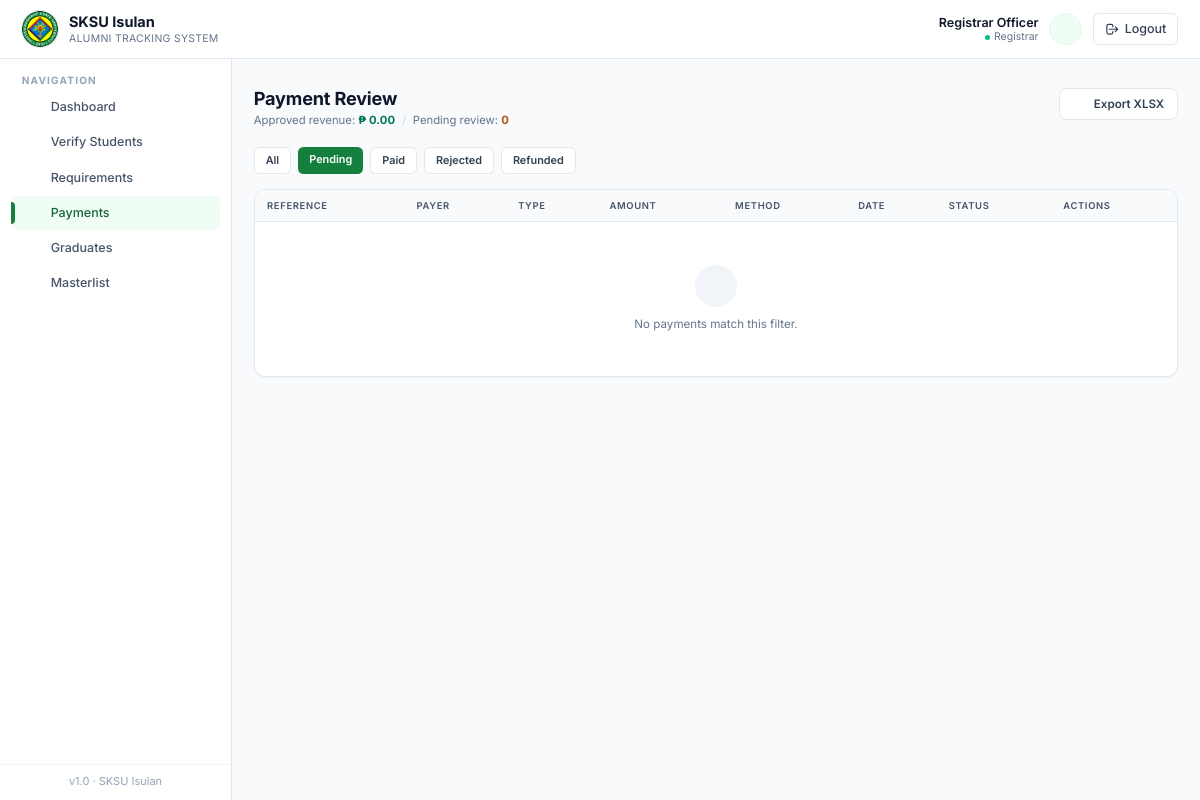
Page /pages/registrar/payments.php (signed in) on the earlier database version.
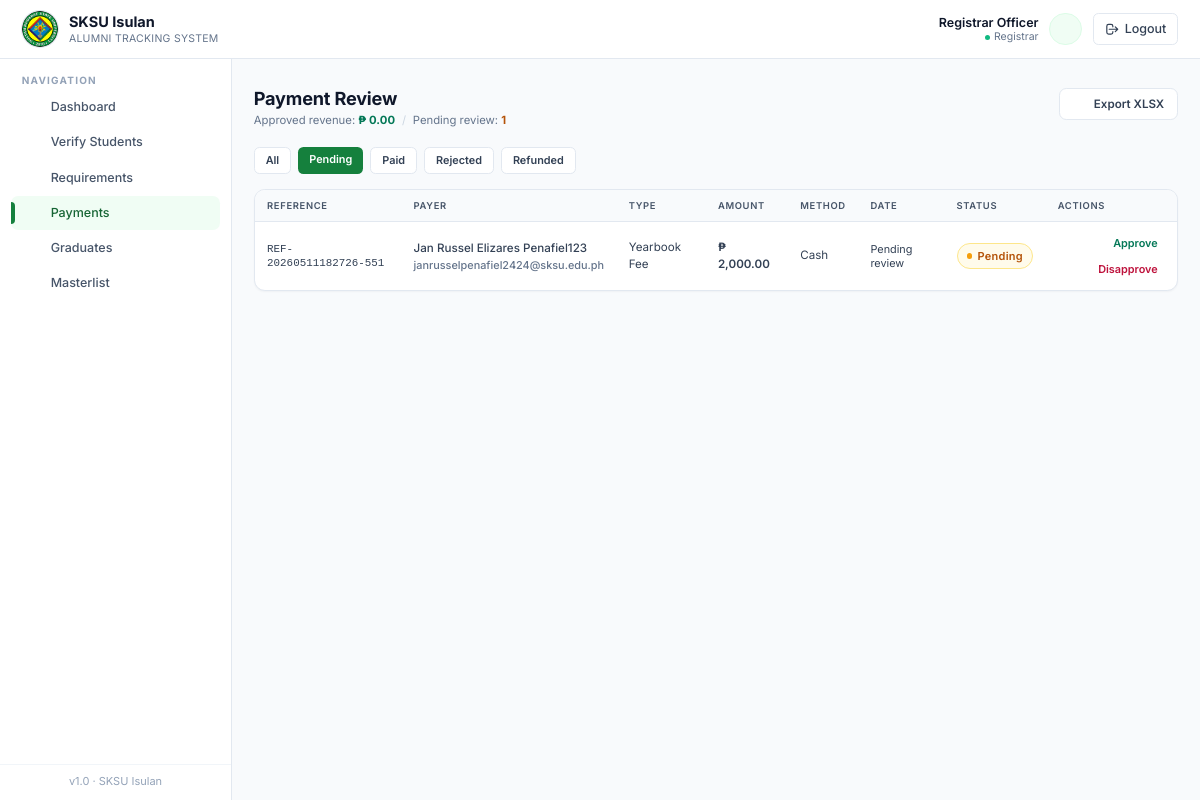
Same page on the later database version.
### tables this page shows
CREATE TABLE `payments` (
  `id` int(11) NOT NULL,
  `user_id` int(11) NOT NULL,
  `payment_type` enum('Yearbook Fee','Graduation Fee','Donation','Other') NOT NULL,
  `amount` decimal(10,2) NOT NULL,
  `reference_no` varchar(50) NOT NULL,
  `payment_method` enum('Cash','GCash','Bank Transfer') DEFAULT 'Cash',
  `status` enum('paid','pending','refunded') DEFAULT 'paid',
  `remarks` text DEFAULT NULL,
  `paid_at` datetime DEFAULT current_timestamp()
);

CREATE TABLE `users` (
  `id` int(11) NOT NULL,
  `full_name` varchar(150) NOT NULL,
  `email` varchar(150) NOT NULL,
  `password` varchar(255) NOT NULL,
  `role` enum('student','registrar','alumni','admin') NOT NULL DEFAULT 'student',
  `contact` varchar(30) DEFAULT NULL,
  `address` varchar(255) DEFAULT NULL,
  `status` enum('active','inactive') DEFAULT 'active',
  `created_at` datetime DEFAULT current_timestamp()
);

### includes/db.php (called while the page is built, shortened)
<?php
function db_select($conn, $sql, $types = '', $params = []) {
    $stmt = mysqli_prepare($conn, $sql);
    if (!empty($params)) {
        mysqli_stmt_bind_param($stmt, $types, ...$params);
    }
    mysqli_stmt_execute($stmt);
    $result = mysqli_stmt_get_result($stmt);
    $rows = [];
    while ($row = mysqli_fetch_assoc($result)) {
        $rows[] = $row;
    }
    return $rows;
}
function db_select_one($conn, $sql, $types = '', $params = []) {
    $rows = db_select($conn, $sql, $types, $params);
    return $rows[0] ?? null;
}
function e($value) {
    return htmlspecialchars((string)$value, ENT_QUOTES, 'UTF-8');
}

### includes/options.php (called while the page is built, shortened)
<?php
function app_payment_status_options(): array {
    return ['pending', 'paid', 'rejected', 'refunded'];
}

### pages/registrar/payments.php (the view, shortened to what the changed rows need)
<?php
require_once __DIR__ . '/../../includes/auth.php';
require_once __DIR__ . '/../../includes/helpers.php';
$status_filter = $_GET['status'] ?? 'pending';
$valid_filters = array_merge(['all'], app_payment_status_options());
$conds = ['1'];
$types = '';
$params = [];
if ($status_filter !== 'all') {
    $conds[] = 'p.status=?';
    $types .= 's';
    $params[] = $status_filter;
}
$where = implode(' AND ', $conds);
$all_rows = db_select($conn,
    "SELECT p.*, u.full_name, u.email
     FROM payments p
     JOIN users u ON u.id=p.user_id
     WHERE $where
     ORDER BY CASE p.status WHEN 'pending' THEN 0 WHEN 'paid' THEN 1 WHEN 'rejected' THEN 2 ELSE 3 END, p.id DESC",
    $types,
    $params
);
$total = db_select_one($conn, "SELECT COALESCE(SUM(amount),0) AS s FROM payments WHERE status='paid'");
$pending_count = db_count($conn, 'payments', "status='pending'");
include __DIR__ . '/../../templates/header.php';
include __DIR__ . '/../../templates/sidebar.php';
?>
<main class="flex-1 px-4 sm:px-6 py-8">
  <div class="page-head">
    <div>
      <h1>Payment Review</h1>
      <p class="subtitle">
        Approved revenue: <span class="font-bold text-emerald-700"><?= fmt_money($total['s']) ?></span>
        <span class="mx-1 text-ink-300">/</span>
        Pending review: <span class="font-bold text-amber-700"><?= (int)$pending_count ?></span>
      </p>
    </div>
    <a href="<?= APP_URL ?>/actions/export_payments.php" class="btn-secondary">
      <?= icon('document','w-4 h-4') ?>
      Export XLSX
    </a>
  </div>
  <div class="mb-4 flex gap-2 flex-wrap">
    <?php foreach ($valid_filters as $filter):
      $active = $filter === $status_filter;
      $label = $filter === 'all' ? 'All' : ucfirst($filter);
    ?>
      <a href="?status=<?= e($filter) ?>" class="px-3 py-1.5 rounded-md text-xs font-semibold transition <?= $active ? 'bg-crimson-700 text-white' : 'bg-white text-ink-700 border border-ink-200 hover:bg-ink-50' ?>"><?= e($label) ?></a>
    <?php endforeach; ?>
  </div>
  <div class="table-wrap has-pagination overflow-x-auto">
    <table class="table-clean">
      <thead>
        <tr>
          <th class="pl-6">Reference</th>
          <th>Payer</th>
          <th>Type</th>
          <th>Amount</th>
          <th>Method</th>
          <th>Date</th>
          <th>Status</th>
          <th class="pr-6 text-right">Actions</th>
        </tr>
      </thead>
      <tbody>
        <?php foreach ($rows as $p): ?>
          <tr>
            <td class="pl-6 font-mono text-xs text-ink-600" data-label="Reference"><?= e($p['reference_no']) ?></td>
            <td class="font-medium text-ink-900" data-label="Payer">
              <div><?= e($p['full_name']) ?></div>
              <div class="text-xs text-ink-500"><?= e($p['email']) ?></div>
            </td>
            <td class="text-ink-700" data-label="Type"><?= e($p['payment_type']) ?></td>
            <td class="font-semibold text-ink-900" data-label="Amount"><?= fmt_money($p['amount']) ?></td>
            <td class="text-ink-600" data-label="Method"><?= e($p['payment_method']) ?></td>
            <td class="text-xs text-ink-500" data-label="Date"><?= $p['paid_at'] ? fmt_datetime($p['paid_at']) : ($p['status'] === 'pending' ? 'Pending review' : 'Not approved') ?></td>
            <td data-label="Status"><?= status_badge($p['status']) ?></td>
            <td class="pr-6 text-right" data-label="Actions">
              <?php if ($p['status'] === 'pending'): ?>
                <div class="inline-flex gap-1 flex-wrap justify-end">
                  <form action="<?= APP_URL ?>/actions/registrar_update_payment.php" method="post" class="inline">
                    <button type="submit" data-confirm="Approve this payment and mark it paid?" class="text-xs font-semibold text-emerald-700 hover:bg-emerald-50 px-2 py-1 rounded-md">Approve</button>
                  </form>
                  <form action="<?= APP_URL ?>/actions/registrar_update_payment.php" method="post" class="inline">
                    <button type="submit" data-confirm="Disapprove this payment?" data-confirm-button="Disapprove" class="text-xs font-semibold text-rose-700 hover:bg-rose-50 px-2 py-1 rounded-md">Disapprove</button>
                  </form>
                </div>
              <?php elseif ($p['status'] === 'paid'): ?>
                <a href="<?= APP_URL ?>/actions/receipt.php?id=<?= (int)$p['id'] ?>" target="_blank" class="text-xs font-semibold text-crimson-700 hover:bg-crimson-50 px-2 py-1 rounded-md">Receipt</a>
              <?php else: ?>
                <span class="text-xs text-ink-400">Reviewed</span>
              <?php endif; ?>
            </td>
          </tr>
        <?php endforeach; ?>
        <?php if (empty($rows)): ?>
          <tr><td colspan="8"><div class="empty-state">
            <div class="empty-icon"><?= icon('cash','w-5 h-5') ?></div>
            <div>No payments match this filter.</div>
          </div></td></tr>
        <?php endif; ?>
      </tbody>
    </table>
  </div>
</main>
<?php include __DIR__ . '/../../templates/footer.php'; ?>

### includes/icons.php (shortened to what the changed rows need)
<?php
function icon($name, $class = 'w-5 h-5') {
    $svg = $paths[$name] ?? $paths['document'];
    return '<svg xmlns="http://www.w3.org/2000/svg" class="' . htmlspecialchars($class, ENT_QUOTES) . '" fill="none" stroke="currentColor" viewBox="0 0 24 24">' . $svg . '</svg>';
}

### templates/sidebar.php (shortened to what the changed rows need)
<?php
$role = current_role();
$nav = [];
if ($role === 'student') {
    $nav = [
        ['Dashboard',         'pages/student/dashboard.php',    'home'],
        ['My Profile',        'pages/student/profile.php',      'user'],
        ['Requirements',      'pages/student/requirements.php', 'folder'],
        ['Schedules',         'pages/student/schedules.php',    'calendar'],
        ['Payments',          'pages/student/payments.php',     'cash'],
        ['Announcements',     'pages/student/announcements.php','megaphone'],
    ];
} elseif ($role === 'registrar') {
    $nav = [
        ['Dashboard',         'pages/registrar/dashboard.php',     'home'],
        ['Verify Students',   'pages/registrar/verify.php',        'check-circle'],
        ['Requirements',      'pages/registrar/requirements.php',  'folder'],
        ['Payments',          'pages/registrar/payments.php',      'cash'],
        ['Graduates',         'pages/registrar/graduates.php',     'cap'],
        ['Masterlist',        'pages/registrar/masterlist.php',    'list'],
    ];
}
?>
<aside id="sidebar" class="hidden md:block w-64 fixed top-16 left-0 bottom-0 z-20" style="left: max(0px, calc((100vw - 1400px) / 2));">
  <div class="bg-white border-r border-ink-200 h-full flex flex-col overflow-hidden">
    <nav class="p-3 flex-1 overflow-hidden min-h-0">
      <div class="space-y-0.5">
        <?php foreach ($nav as [$label, $path, $iconName]):
            $active = strpos($_SERVER['PHP_SELF'], basename($path)) !== false; ?>
          <a href="<?= APP_URL . '/' . $path ?>"
             class="group relative flex items-center gap-3 px-3 py-2 rounded-lg text-[12.5px] font-medium transition <?= $active ? 'bg-crimson-50 text-crimson-800' : 'text-ink-600 hover:bg-ink-50 hover:text-ink-900' ?>">
            <?php if ($active): ?>
              <span class="absolute left-0 top-1.5 bottom-1.5 w-1 rounded-r-full bg-crimson-700"></span>
            <?php endif; ?>
            <span class="<?= $active ? 'text-crimson-700' : 'text-ink-400 group-hover:text-ink-600' ?>">
              <?= icon($iconName, 'w-[18px] h-[18px] shrink-0') ?>
            </span>
            <span><?= e($label) ?></span>
          </a>
        <?php endforeach; ?>
      </div>
    </nav>
  </div>
</aside>

### includes/helpers.php (shortened to what the changed rows need)
<?php
require_once __DIR__ . '/icons.php';
require_once __DIR__ . '/options.php';
function fmt_money($amount) {
    return '₱ ' . number_format((float)$amount, 2);
}
function status_badge($status) {
    $status = strtolower((string)$status);
    $map = [
        'pending'        => ['bg-amber-50',   'text-amber-700',   'border-amber-200',   '#f59e0b'],
        'approved'       => ['bg-emerald-50', 'text-emerald-700', 'border-emerald-200', '#10b981'],
        'rejected'       => ['bg-rose-50',    'text-rose-700',    'border-rose-200',    '#f43f5e'],
        'active'         => ['bg-emerald-50', 'text-emerald-700', 'border-emerald-200', '#10b981'],
        'inactive'       => ['bg-slate-100',  'text-slate-700',   'border-slate-200',   '#94a3b8'],
        'paid'           => ['bg-emerald-50', 'text-emerald-700', 'border-emerald-200', '#10b981'],
        'refunded'       => ['bg-sky-50',     'text-sky-700',     'border-sky-200',     '#0ea5e9'],
        'scheduled'      => ['bg-sky-50',     'text-sky-700',     'border-sky-200',     '#0ea5e9'],
        'attended'       => ['bg-emerald-50', 'text-emerald-700', 'border-emerald-200', '#10b981'],
        'cancelled'      => ['bg-rose-50',    'text-rose-700',    'border-rose-200',    '#f43f5e'],
        'employed'       => ['bg-emerald-50', 'text-emerald-700', 'border-emerald-200', '#10b981'],
        'unemployed'     => ['bg-rose-50',    'text-rose-700',    'border-rose-200',    '#f43f5e'],
        'self-employed'  => ['bg-indigo-50',  'text-indigo-700',  'border-indigo-200',  '#6366f1'],
        'further studies'=> ['bg-violet-50',  'text-violet-700',  'border-violet-200',  '#8b5cf6'],
        'upcoming'       => ['bg-sky-50',     'text-sky-700',     'border-sky-200',     '#0ea5e9'],
        'ongoing'        => ['bg-amber-50',   'text-amber-700',   'border-amber-200',   '#f59e0b'],
        'completed'      => ['bg-emerald-50', 'text-emerald-700', 'border-emerald-200', '#10b981'],
    ];
    [$bg, $tx, $br, $dot] = $map[$status] ?? ['bg-slate-50','text-slate-700','border-slate-200','#94a3b8'];
    $label = e(ucfirst($status));
    return '<span class="inline-flex items-center gap-1.5 px-2.5 py-1 rounded-full text-[11px] font-semibold tracking-wide border '
        . $bg . ' ' . $tx . ' ' . $br . '">'
        . '<span class="w-1.5 h-1.5 rounded-full" style="background:' . $dot . '"></span>'
        . $label . '</span>';
}
function db_count($conn, $table, $where = '1', $types = '', $params = []) {
    $sql = "SELECT COUNT(*) AS cnt FROM {$table} WHERE {$where}";
    $row = db_select_one($conn, $sql, $types, $params);
    return (int)($row['cnt'] ?? 0);
}

Differences in the rows shown:
added payments: reference_no "REF-20260511182726-551", user.full_name "Jan Russel Elizares Penafiel123", user.email "janrusselpenafiel2424@sksu.edu.ph", payment_type "Yearbook Fee", amount "₱ 2,000.00", payment_method "Cash", shows "Pending review", status "Pending"
Other differences:
$pending_count: "0" → "1"
text no longer shown: "No payments match this filter."
